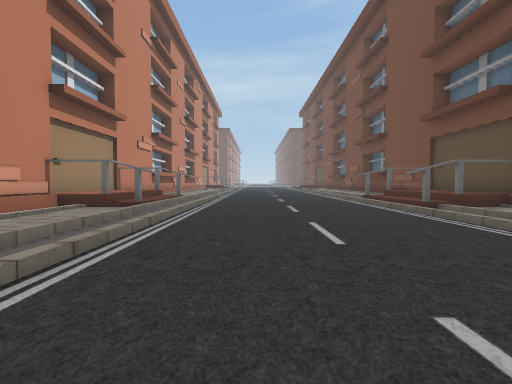
view 1 (above)

24 first-person views from a walk through a Unity game level. The camera is 1.3 m above the floor, tilts 2° down and sees 85° across. The floor is counted in squares, 2 m on a side. Each view is taken from the middle of a square. On the plan, view 1 faces up. The plan holds only what a view shows up to about 9 squares ahead; the rest is blank. The place goes on beyond the plan. The player is left out. Some animated figures are not drawn.

view 2
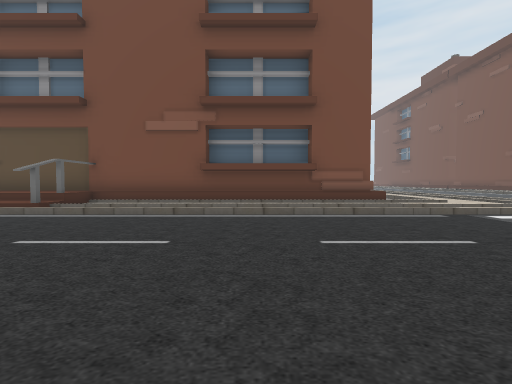

view 3
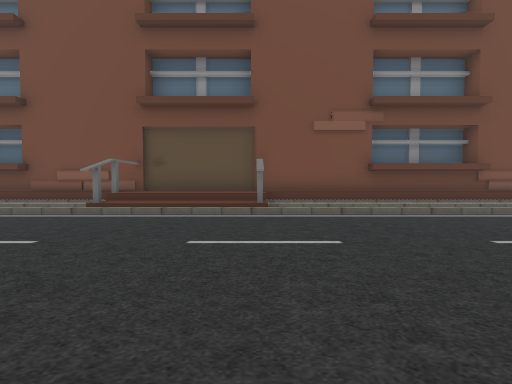

view 4
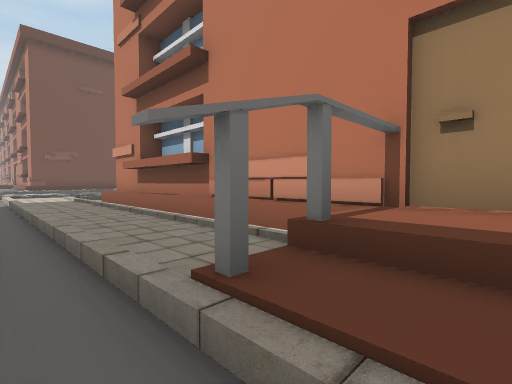

view 5
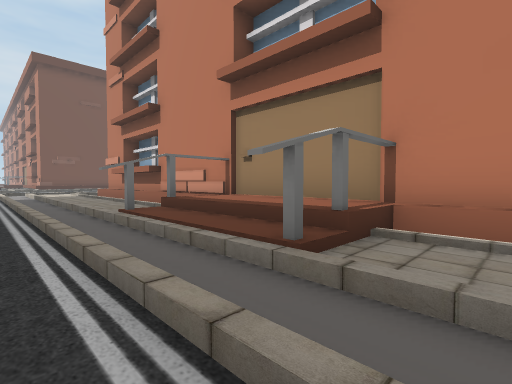

view 6
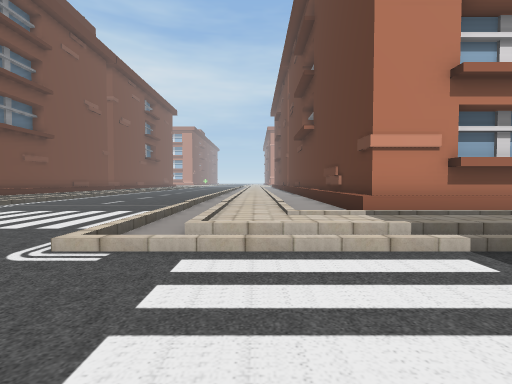

view 7
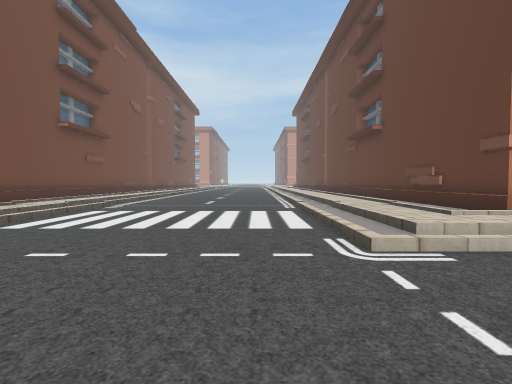

view 8
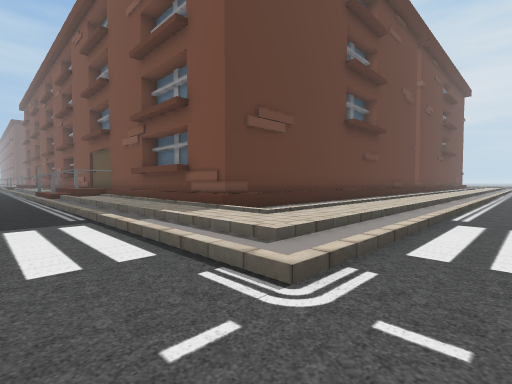

view 9
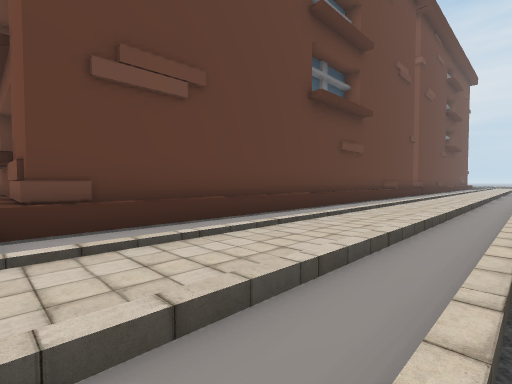

view 10
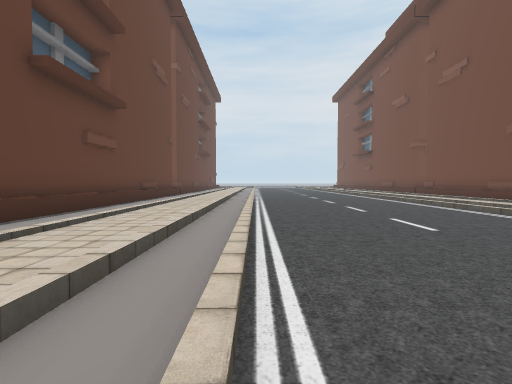

view 11
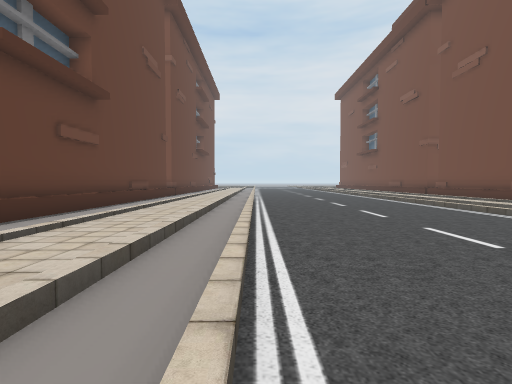

view 12
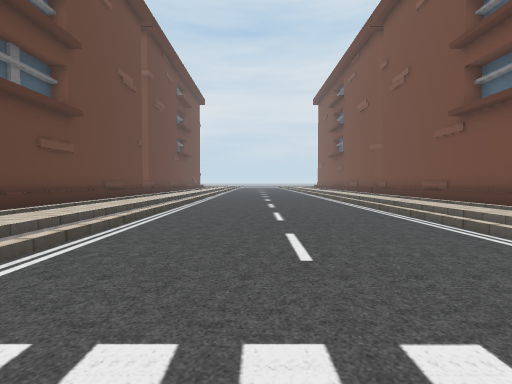

view 13
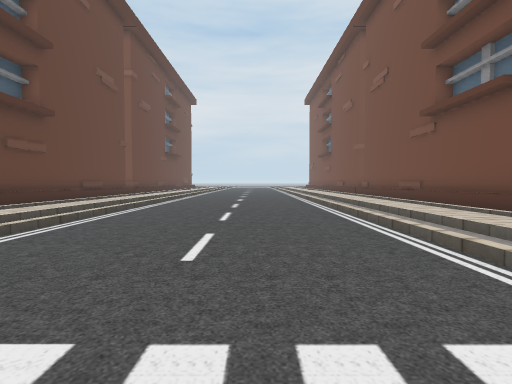

view 14
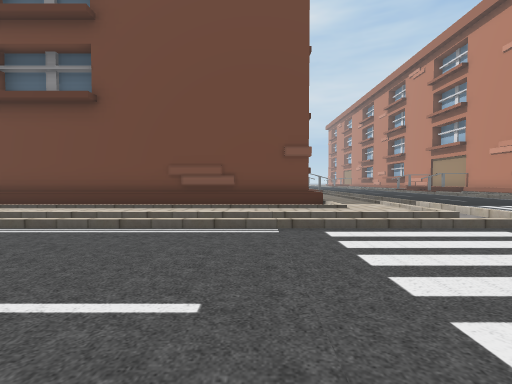

view 15
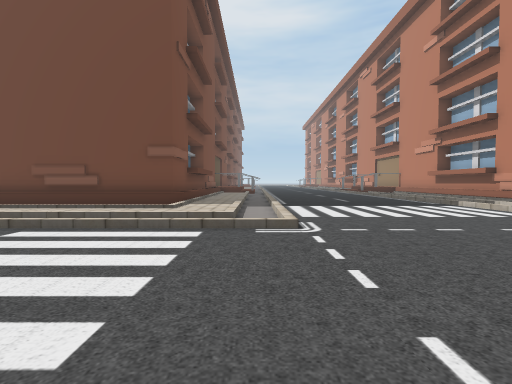

view 16
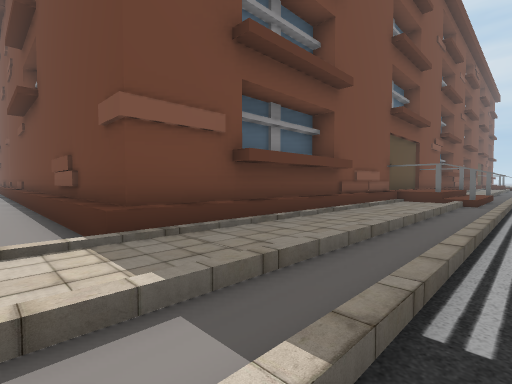

view 17
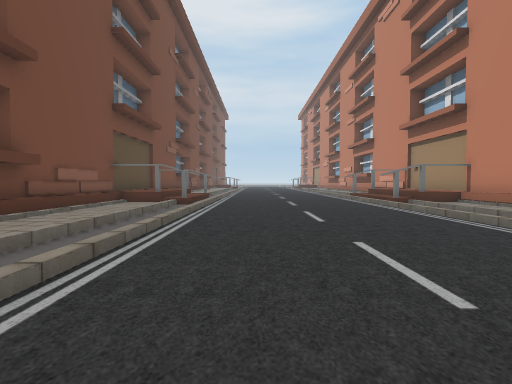

view 18
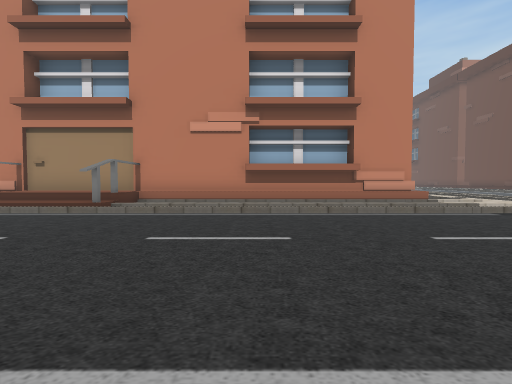

view 19
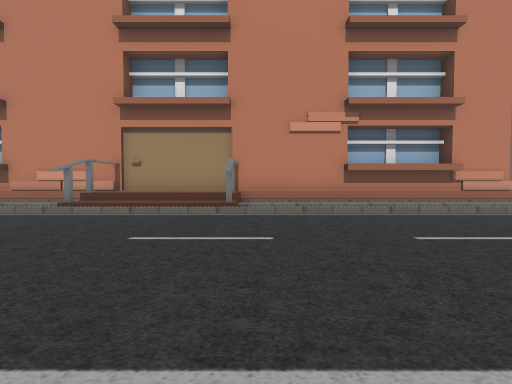

view 20
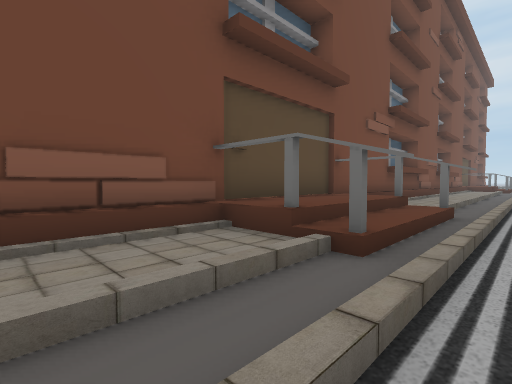

view 21
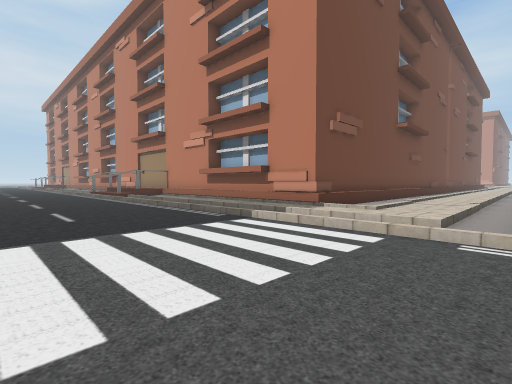

view 22
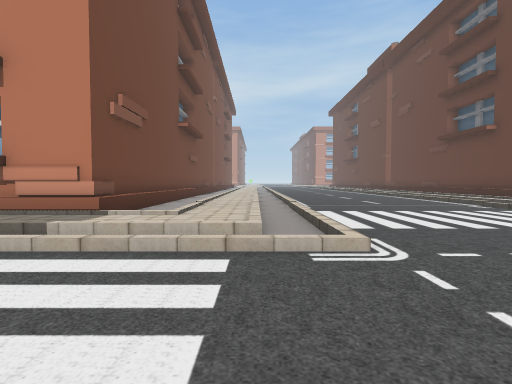

view 23
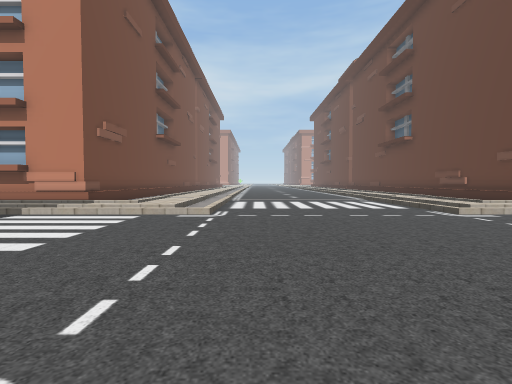

view 24
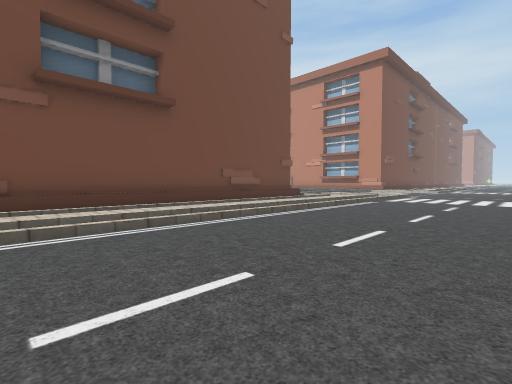

### Floor plan
Key: @ floor where view 1 was taken; # wall or solid block; . main floor; : floor 0.25 m higher than the main floor; + floor 0.75 m higher than the main floor; / step, stairs or slope; = window, fence, low wall or low ledge; ^ raised ledge.
Columns run from 8 left of view 1 to 17 right of it. Each row starts with its distance up from view 1.
 12    #....   .. /=
 11   ##.#..  ..# /#
 10   #++:.. .../=+#
  9   #++:......//+#
  8   #++:......//+#
  7   ####......#/##
  6    #........../^
  5    #......... /=
  4    #......... /#
  3    #......... #
  2    #..........##
  1    #..........##
  0    #... @...../#
 -1 ###^...  ...../###########
 -2 ........  ..../...........
 -3 ......... ....:..........
 -4 ::........................
 -5 //....... ................
 -6 ......... ................
 -7 ..........................
 -8 ..........................
 -9 ..........................
-10 ..........................
-11 //:::::.....::::::::::::::
-12 //::::.......:::::::::::::
-13 ::........................
-14 ..............:......  ..
-15 ####/........./###########
-16    #/........./#
-17    #/.........##
-18    #..........##
-19    #..........##
-20    #..........##
-21    #/........./#
-22    ^/........./=
-23    ^/........./#
-24    #+/#...../#+#
-25    #+//.....//+#
-26    #+//... .//+#
-27    ####..  .####

Positions as (right, up) in squares from view 1, and headings:
1: (0, 0), facing up
2: (-2, 2), facing right
3: (-2, 7), facing right
4: (-2, 8), facing down-left
5: (-1, 12), facing down-left
6: (1, -4), facing left
7: (1, -7), facing left
8: (2, -7), facing up-right
9: (6, -6), facing up-right
10: (7, -6), facing right
11: (8, -6), facing right
12: (6, -8), facing right
13: (6, -9), facing right
14: (8, -7), facing down
15: (4, -7), facing down
16: (3, -14), facing down-right
17: (2, -15), facing down
18: (4, -20), facing left
19: (4, -23), facing left
20: (3, -21), facing down-right
21: (2, -11), facing down-left
22: (1, -12), facing left
23: (4, -10), facing left
24: (17, -7), facing down-left
